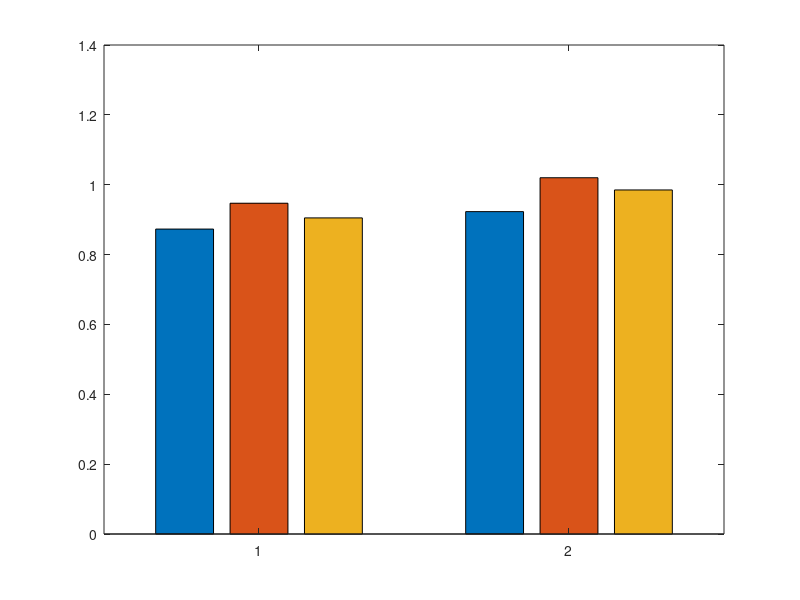

Write the MATLAB code that produced this figure. (Note: this script raises an error after producing the figure.)
%% make_figures_v2.m - 정정된 분석 기반 figure 재생성 (전수감사 결과 반영)
%  계산 완료된 값들을 플롯. 저장: ../figure/fig_v2_*.png
clear; clc; close all;
fd = fullfile('..','figure');
blue=[0.15 0.39 0.92]; red=[0.80 0.20 0.20]; grn=[0.20 0.55 0.30]; gry=[0.55 0.55 0.6];

%% (1) 유연기구 수식 정정: 단순식 vs 검증된 행렬법  [fig_v2_method]
f=figure('Position',[100 100 560 380],'Color','w');
G=[0.873 0.947 0.905;   % Al7075: 단순24EI/L3, 행렬-단일, 행렬-DCP
   0.923 1.020 0.985];  % Mg
hb=bar(G,'grouped'); hb(1).FaceColor=gry; hb(2).FaceColor=blue; hb(3).FaceColor=grn;
set(gca,'XTickLabel',{'Al7075','Mg'},'FontSize',11); ylabel('\gamma (스펙 충족률)'); ylim([0.8 1.1]);
yline(1.0,'--k','\gamma=1 (충족)','LineWidth',1.2,'FontSize',10);
legend({'단순식 24EI/L^3 (틀림)','행렬법 단일','행렬법 DCP'},'Location','southoutside','Orientation','horizontal','FontSize',9);
title('유연기구 수식 정정 효과 (d_c=0.5, 발열·피로 포함)','FontSize',11);
exportgraphics(f,fullfile(fd,'fig_v2_method.png'),'Resolution',200);

%% (2) 발열 한계: J 제약이 d_c를 스펙(0.5)으로 밀고 γ를 가둠  [fig_v2_thermal]
f=figure('Position',[100 100 560 380],'Color','w');
Jm=[64 10.2 7]; dcopt=[0.20 0.505 0.603]; gam=[1.30 0.868 0.774];
yyaxis left;  plot(Jm,gam,'-o','Color',blue,'LineWidth',2,'MarkerFaceColor',blue); ylabel('\gamma'); ylim([0.6 1.4]);
yline(1.0,'--','Color',gry);
yyaxis right; plot(Jm,dcopt,'-s','Color',red,'LineWidth',2,'MarkerFaceColor',red); ylabel('최적 d_c [mm]'); ylim([0 0.7]);
yline(0.5,':','Color',red,'LineWidth',1.2);
set(gca,'XDir','reverse','FontSize',11); xlabel('허용 전류밀도 J_{max} [A/mm^2]  (왼쪽=발열무시, 오른쪽=현실)');
title({'발열(J) 한계가 d_c>0.5 스펙을 강제','d_c 무시 시 0.2mm로 몰리나(비현실), J\leq10이면 d_c\approx0.5'},'FontSize',10);
text(10.2,0.55,'스펙 d_c=0.5','Color',red,'FontSize',9);
exportgraphics(f,fullfile(fd,'fig_v2_thermal.png'),'Resolution',200);

%% (3) 재료 공동최적 랭킹 (DCP, d_c=0.5)  [fig_v2_material]
f=figure('Position',[100 100 560 380],'Color','w');
mats={'Mg','Al6061','Al7075','Ti-6Al-4V','BeCu','17-4PH','Spring','Maraging'};
gM=[0.985 0.912 0.905 0.827 0.744 0.752 0.751 0.746];
[gs,ix]=sort(gM);
hb=barh(gs); hb.FaceColor='flat';
for i=1:8, if gs(i)>=1, hb.CData(i,:)=grn; elseif gs(i)>=0.9, hb.CData(i,:)=blue; else, hb.CData(i,:)=gry; end; end
set(gca,'YTickLabel',mats(ix),'FontSize',10); xlabel('\gamma'); xlim([0.7 1.05]);
xline(1.0,'--k','\gamma=1','LineWidth',1.2);
title('재료 공동최적 랭킹 (DCP, d_c=0.5, 발열·피로 포함)','FontSize',11);
exportgraphics(f,fullfile(fd,'fig_v2_material.png'),'Resolution',200);

%% (4) 최종 설계 KPI (DCP + Al7075, d_c=0.5)  [fig_v2_final]
f=figure('Position',[100 100 560 380],'Color','w');
ach=[0.926 92.6]; tgt=[1.0 100];
rel=ach./tgt;   % 목표 대비
hb=bar([rel; [1 1]]','grouped'); hb(1).FaceColor=blue; hb(2).FaceColor=gry;
set(gca,'XTickLabel',{'행정 (0.93/1.0 mm)','공진 (92.6/100 Hz)'},'FontSize',10);
ylabel('목표 대비 비율'); ylim([0 1.2]); yline(1.0,'--k','목표','LineWidth',1.2);
legend({'달성 (\gamma=0.926)','목표'},'Location','south','FontSize',9);
title({'최종 설계 DCP+Al7075 (d_c=0.5 스펙준수)','\gamma=0.926 — 응력한계로 ~7% 미달 (경계 위)'},'FontSize',10);
exportgraphics(f,fullfile(fd,'fig_v2_final.png'),'Resolution',200);

fprintf('생성: fig_v2_method / fig_v2_thermal / fig_v2_material / fig_v2_final .png\n');
